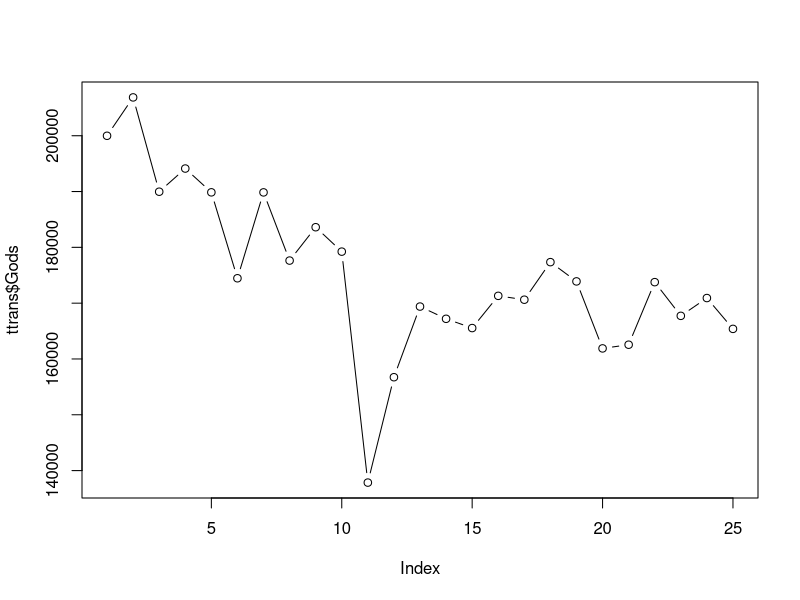

This figure's R source: (Note: this script raises an error after producing the figure.)
library(readxl)

trans <- read.csv("data/trans.csv", skip = 1, sep = ";")
trans = trans[-c(1,5:8),3:length(trans)]
#trans = trans[-1,]
#trans = trans[,-c(1,2)]
#firstrow=trans[1,]

transnavne=colnames(trans)
transnavne

teststr=transnavne[1]
nyenavne=as.numeric(gsub("X","",transnavne))

ttrans=as.data.frame(t(trans))

oknames=c("Antal_Ture","Kørte_Km","Gods")
colnames(ttrans)=oknames
rownames(ttrans)=NULL

plot(ttrans$Gods, type="b")
#lines(ttrans$Gods, col="red")


#find min og max
maxkm=max(ttrans$Gods)
minkm=min(ttrans$Gods)

ttrans$year=nyenavne

colnames(ttrans)=c("ture","km","gods","year")

# beregn min og max for hver type observation
mit=min(ttrans$ture)
mat=max(ttrans$ture)
mik=min(ttrans$km)
mak=max(ttrans$km)
mig=min(ttrans$gods)
mag=max(ttrans$gods)

ttrans$NTure=xnorm(ttrans$ture,mit,mat)
ttrans$NTure=xnorm(ttrans$ture, mit,mat)
ttrans$NKm=xnorm(ttrans$km, mik,mak)
ttrans$NGods=xnorm(ttrans$gods, mig,mag)


# lav en funktion
testfunktion  <- function(number, faktor) {
  tempval = number*faktor
  return(tempval)
}


xnorm <- function(x,mi,ma) {
  tmp=(x-mi)/(ma-mi)
  return(tmp)
}

plot(transt$year,transt$Ture, type="b", col="blue", frame = FALSE )
plot(ttrans$year,ttrans$NTure, type="b", col="blue", frame = FALSE )
lines(ttrans$year,ttrans$NKm,type="b",col="red")
lines(ttrans$year,ttrans$NGods,type="b",col="green")

# ggplot
ggplot(ttrans, aes(x=year)) +
  geom_line(aes(y=NTure, color="NTure"))+
  geom_line(aes(y=NKm, color="NKm"))+
  geom_line(aes(y=NGods, color="NGods"))


ggplot(ttrans, aes(x=year, y=NGods)) +
  #geom_bar(stat="identity")+
  geom_col()+
  geom_point()+
  geom_line()


head(plottrans)

# tidy format
library(tidyr)
library(dplyr)
colnames(ttrans)
plottrans=ttrans %>% select(year,NTure,NKm,NGods)
plottrans$NTure=round(plottrans$NTure*1000,1)
plottrans$NKm=round(plottrans$NKm*1000,1)
plottrans$NGods=round(plottrans$NGods*1000,1)

data_long <- pivot_longer(
  plottrans,
  cols = c(NTure, NKm, NGods),    # Columns to pivot
  names_to = "Category",          # New column to hold the names
  values_to = "Value"             # New column to hold the values
)



# reshape: tar observations-kolonnernes indhold (varierende tal) og samler dem i en ny kolonne
# Den nye kolonne hedder så "Value". Kolonnernes overskrift (tallenes kategori)
# flyttes over og bliver til en variende character i én kolonne som så hedder "Category"
dfw <- data_long %>% pivot_wider(names_from = Category, values_from = Value)

ggplot(r, aes(year,y=Value, color=Cat))+
  geom_line()

library(tidyr)
library(corrplot)
ntrcc <- ntrc %>% mutate(across(everything(), as.numeric))

# normaliser med min-max
correlation_matrix <- cor(ntrcc,use = "complete.obs")
corrplot(correlation_matrix, type = "upper")


ttransp=ttrans[,1:4]
